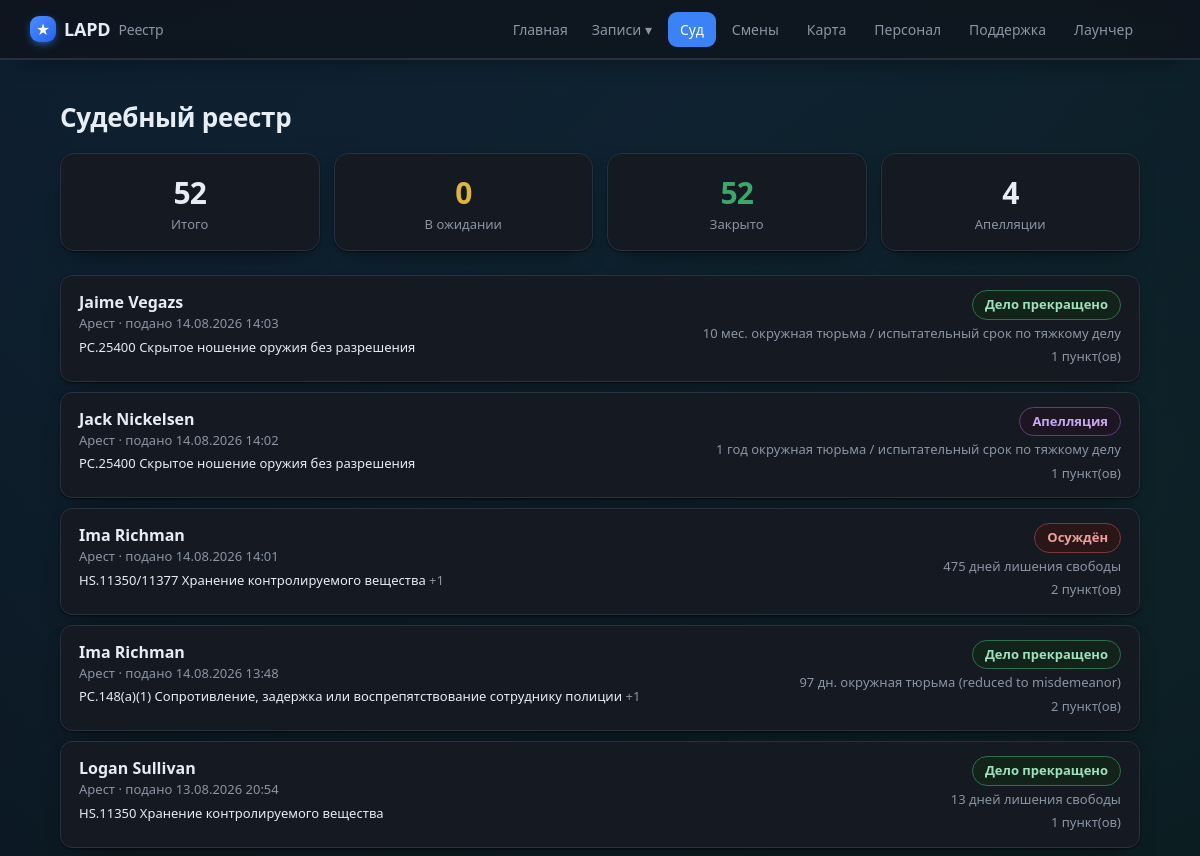
The page /court (upper part) on the database as committed earlier.
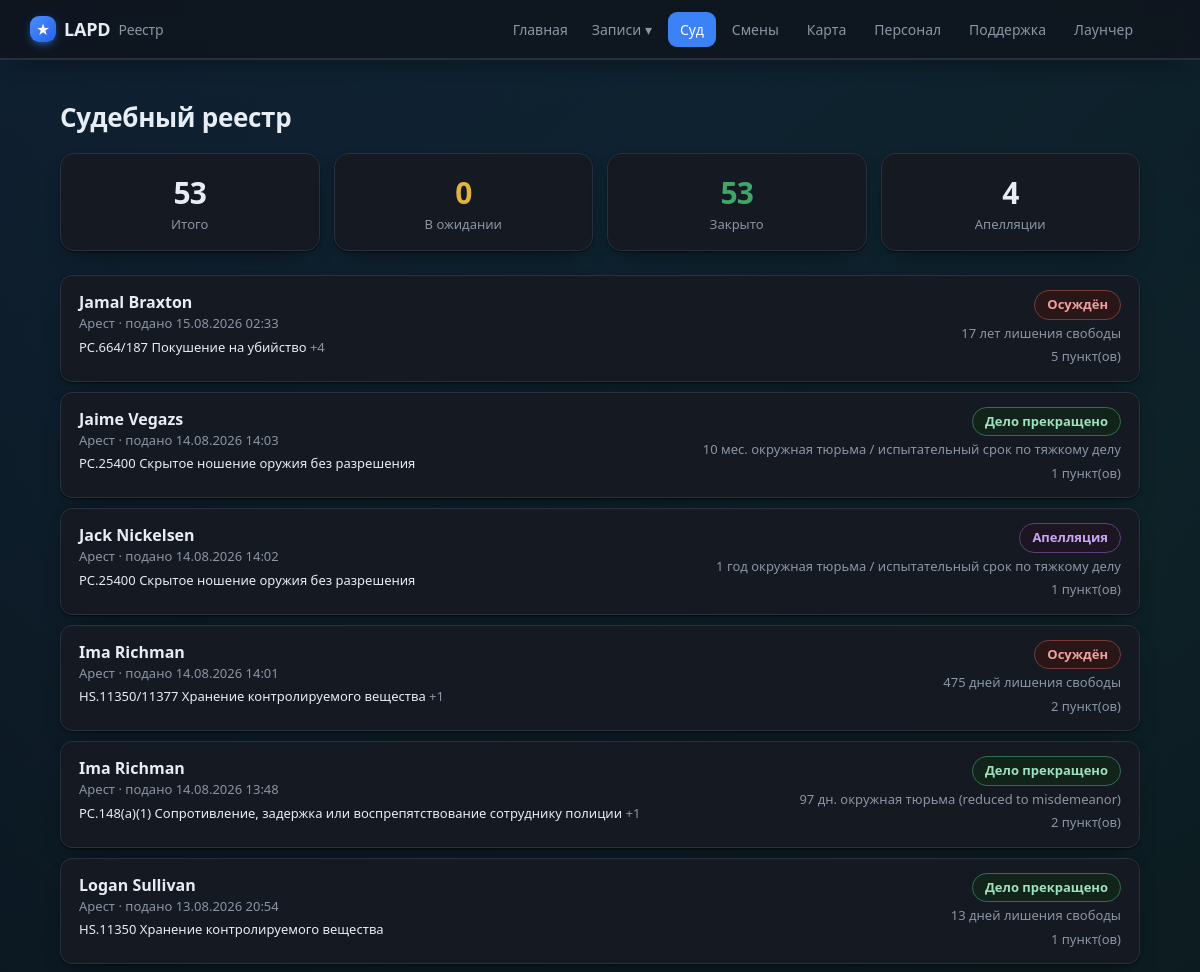
The same page on the database as committed later.
### tables this page shows
CREATE TABLE court_cases (
                id INTEGER PRIMARY KEY AUTOINCREMENT,
                external_id TEXT UNIQUE,
                subject_name TEXT,
                source TEXT,
                filed_at TEXT,
                status INTEGER,
                outcome INTEGER,
                sentence TEXT,
                notes TEXT,
                judge TEXT, prosecutor TEXT, defense TEXT, courtroom TEXT, plea TEXT,
                appeal_filed INTEGER DEFAULT 0,
                charges TEXT, timeline TEXT,
                synced_at TEXT
            );

### app/main.py (the view)
@app.route("/court")
def court():
    return render_template("court.html", cases=db.list_court_cases(200), summary=db.court_summary())

### app/db.py (called while the page is built)
def fmt_dt(iso):
    try:
        dt = datetime.datetime.fromisoformat(iso)
        return dt.strftime("%d.%m.%Y %H:%M")
    except Exception:
        return iso or "—"

@contextmanager
def get_conn():
    conn = sqlite3.connect(config.DB_PATH)
    conn.row_factory = sqlite3.Row
    try:
        yield conn
        conn.commit()
    finally:
        conn.close()

def _jsonlist(val):
    if not val:
        return []
    try:
        return json.loads(val)
    except Exception:
        return [x.strip() for x in str(val).split(",") if x.strip()]

def _replace_mojibake_pairs(s):
    for bad, good in sorted(_MOJI_TO_CYR.items(), key=lambda x: len(x[0]), reverse=True):
        s = s.replace(bad, good)
    return s

def _fix_rooms(s):
    return re.sub(r"(\d)([А-Я])", lambda m: m.group(1) + _CYR2LAT.get(m.group(2), m.group(2)), s)

def _cp1251_bytes(s):
    out = bytearray()
    for ch in s:
        try:
            out += ch.encode("cp1251")
        except UnicodeEncodeError:
            code = ord(ch)
            if code < 256:
                out.append(code)
            else:
                raise
    return bytes(out)

### app/templates/court.html (shortened to what this page needs)
{% extends "base.html" %}
{% block content %}
<h1>Судебный реестр</h1>
<section class="stats court-stats">
  <div class="stat"><div class="num">{{ summary.total }}</div><div class="lbl">Итого</div></div>
  <div class="stat"><div class="num" style="color:#e0b53f">{{ summary.pending }}</div><div class="lbl">В ожидании</div></div>
  <div class="stat"><div class="num" style="color:#3fa66a">{{ summary.closed }}</div><div class="lbl">Закрыто</div></div>
  <div class="stat"><div class="num">{{ summary.appeals }}</div><div class="lbl">Апелляции</div></div>
</section>
{% if cases %}
<div class="court-list">
  {% for c in cases %}
  <a class="court-row" href="{{ url_for('court_case_view', cid=c.id) }}">
    <div class="court-main">
      <div class="court-name">{{ c.subject_name }}</div>
      <div class="muted small">{{ c.source or '—' }} · подано {{ c.filed_fmt }}</div>
      <div class="court-charge">
        {% if c.charges %}
          {{ c.charges[0].ChargeCode }} {{ c.charges[0].Description }}
          {% if c.charges|length > 1 %}<span class="muted">+{{ c.charges|length - 1 }}</span>{% endif %}
        {% endif %}
      </div>
    </div>
    <div class="court-verdict">
      <span class="tag {{ c.label_cls }} big">{{ c.label }}</span>
      {% if c.sentence %}<div class="muted small">{{ c.sentence }}</div>{% endif %}
      <div class="muted small">{{ c.charges|length }} пункт(ов)</div>
    </div>
  </a>
  {% endfor %}
</div>
{% else %}
  <p class="empty">Судебных дел пока нет<span class="empty-sub">Появятся после синхронизации с игрой (pdComp).</span></p>
{% endif %}
{% endblock %}

Rows that differ between the two databases and show on the page:
added court_cases: subject_name "Jamal Braxton", source "Арест", filed_fmt "15.08.2026 02:33", charges "PC.664/187", charges "Покушение на убийство", charges|length "4", label "Осуждён", sentence "17 лет лишения свободы", charges|length "5"
Other text that changed with them:
{{ summary.total }}: "52" → "53"
{{ summary.closed }}: "52" → "53"
